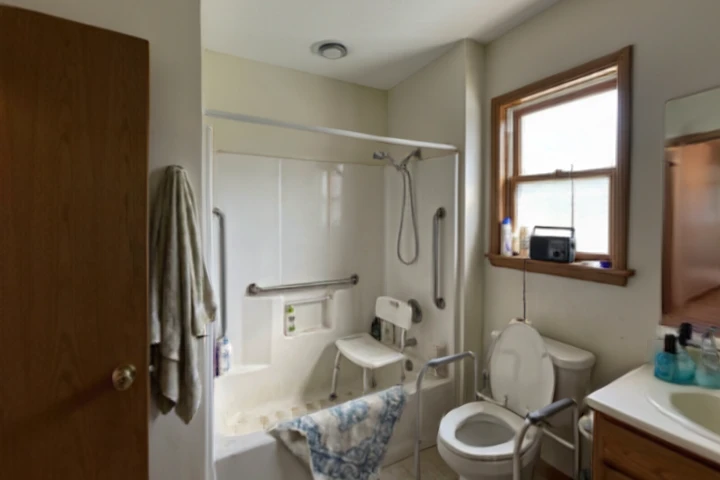
#> input picture data/worlds/bathroom-base0-BATH-07.thumb.jpg, 720 x 480 px, given in place of bathroom-base0-BATH-07.thumb.jpg.jpg, which was not available
$ python -i marble.py   (imports and definitions only)
#> lines starting #> are read from the running program, lines starting #| are printed output that depends on the picture; pictures that were not available may be replaced by others from this repository, and a replacement may not be noted
"""World Labs Marble: turn verified hazard images into walkable 3D showcase worlds.

API (verified 2026-09-26 against https://docs.worldlabs.ai/api/reference/worlds/generate.md):
  POST /marble/v1/worlds:generate   -> {operation_id, ...}
  GET  /marble/v1/operations/{id}   -> {done, error, response: World, metadata}
  GET  /marble/v1/worlds/{id}       -> World {world_id, world_marble_url, assets{thumbnail_url, imagery.pano_url, splats...}}
Auth header: WLT-Api-Key.

Usage:
  python src/marble.py credits
  python src/marble.py generate           # starts all SHOWCASE scenes in parallel, polls, saves data/worlds/
  python src/marble.py poll               # resume polling for pending ops in data/worlds/worlds.json
"""
from __future__ import annotations

import base64
import json
import os
import sys
import time
import urllib.request
from concurrent.futures import ThreadPoolExecutor
from pathlib import Path

import requests
from dotenv import load_dotenv

ROOT = Path(__file__).resolve().parents[1]
# [1 line not run here, left out]
API = "https://api.worldlabs.ai/marble/v1"
OUT = ROOT / "data" / "worlds"
STATE = OUT / "worlds.json"
MODEL = "marble-1.1"

SHOWCASE = [
    {
        "scene_id": "stairs-base0-STAIR-03",
        "title": "Cluttered staircase",
        "hazard": "Objects on stairs: laundry basket, sweater, books and shoes left on the treads",
        "text_prompt": "Interior of a modest lived-in American home: a straight wooden staircase with handrails on both sides, "
        "a laundry basket, a sweater, a stack of books and sneakers left on the stair treads; living room to the left, kitchen to the right.",
    },
    {
        "scene_id": "bathroom-base0-BATH-07",
        "title": "Bathroom with loose bath mat",
        "hazard": "Loose bath mat draped over the tub edge onto a hard tile floor",
        "text_prompt": "Small lived-in bathroom of an older adult: tub-shower with grab bars and a shower chair, toilet safety frame, "
        "a loose crumpled bath mat hanging over the tub edge onto the beige tile floor.",
    },
    {
        "scene_id": "living-base1-LIV-02",
        "title": "Living room with cord across the walkway",
        "hazard": "Extension cord snaking across the main walking path",
        "showcase": False,  # generated, but Marble reduced the cord to a short stub near the TV: hazard not legible
        "text_prompt": "Bright living room of an older adult with hardwood floors, two recliners, a sofa, a TV stand, "
        "and a long black power cord running from the wall outlet across the open walkway in the middle of the floor.",
    },
    {
        "scene_id": "bedroom-base1-BED-04",
        "title": "Bedroom with floor clutter",
        "hazard": "Clothes, bag, shoes and an open box piled on the floor on the path from bed to door",
        "text_prompt": "Carpeted bedroom of an older adult: queen bed, wooden nightstand with lamp, dresser, doorway to a hallway; "
        "clothes, blankets, a leather handbag, sneakers and an open cardboard box scattered on the floor beside the bed, blocking the path to the door.",
    },
    # ---- 2026-09-26 batch 2: DementiaBench + falls rooms we lacked ----
    {
        "scene_id": "dem-bathroom-base0-DEM-B03", "bench": "dementia",
        "title": "Dark bath mat on a light floor",
        "hazard": "Solid black mat on light tile that can read as a hole in the floor",
        "text_prompt": "Bright bathroom with light beige tile floor, white tub with grab bars and a shower chair, toilet with a safety "
        "frame, vanity sink; a solid black bath mat lies on the light floor in front of the tub and toilet.",
    },
    {
        "scene_id": "dem-kitchen-base0-DEM-K04", "bench": "dementia",
        "title": "Medication bottles left out",
        "hazard": "Orange prescription bottles and pill containers out on the kitchen counter",
        "text_prompt": "Older American kitchen with wood cabinets, white refrigerator, black stove and dishwasher, open shelves of bowls; "
        "orange prescription pill bottles and pill containers sit openly on the counter left of the sink.",
    },
    {
        "scene_id": "dem-entry-base0-DEM-E02", "bench": "dementia",
        "title": "Door left open to the outside",
        "hazard": "Glass back door standing open to the patio, an easy exit for wandering",
        "text_prompt": "Living room of an older adult with hardwood floors, two recliners, sofa, TV stand; at the back a glass-paned "
        "door stands wide open onto a sunny patio and garden outside.",
    },
    {
        "scene_id": "kitchen-base1-KIT-04", "bench": "falls",
        "title": "Kitchen runner with a curled corner",
        "hazard": "Unbacked runner mat at the sink with its near corner curled up",
        "text_prompt": "Galley kitchen of an older adult with open wood shelves of dishes, white lower cabinets, stainless fridge, "
        "doorway to a dining room; a thin unbacked runner mat on the wood floor in front of the sink with its corner curled up.",
    },
    {
        "scene_id": "living-base0-LIV-01", "bench": "falls",
        "title": "Living room rug with a lifted edge",
        "hazard": "Area rug in the central walkway with its front corner curled and lifted",
        "text_prompt": "Living room of an older adult with hardwood floors, a blue recliner, beige sofa, TV on a cabinet, china cabinet "
        "and bright window; a patterned area rug in the middle of the walkway with its front corner curled up.",
    },
    {
        "scene_id": "entry-base0-ENT-01", "bench": "falls",
        "title": "Entry steps without a handrail",
        "hazard": "Two concrete front steps with no handrail on either side",
        "text_prompt": "Front entry of a stone-and-siding house: a concrete walkway through shrubs and flower beds leads to two "
        "concrete steps up to a dark wooden front door with sidelights and a wall lantern; no handrail on either side of the steps.",
    },
    {
        "scene_id": "bedroom-base0-BED-01", "bench": "falls",
        "title": "Mattress on the floor",
        "hazard": "Bed is a mattress directly on the floor, far below knee height",
        "text_prompt": "Simple bedroom of an older adult with green carpet, white walls, a wooden nightstand with lamp, rocking chair, "
        "dresser and open door to a hallway; the bed is only a mattress lying directly on the floor.",
    },
]


# [17 lines left out: function _meta, not called in this run]


def _image(scene_id: str) -> Path:
    if scene_id.startswith("dem-"):
        return ROOT / "data" / "benchmarks" / "dementia" / "renders" / f"{scene_id}.jpg"
    return ROOT / "data" / "renders" / f"{scene_id}.jpg"


# [19 lines left out: functions _headers, _check, credits, not called in this run]


def _load() -> dict:
    return json.loads(STATE.read_text()) if STATE.exists() else {}


def _save(state: dict) -> None:
    OUT.mkdir(parents=True, exist_ok=True)
    STATE.write_text(json.dumps(state, indent=2))


# [101 lines left out: functions start, _download, poll_one, poll_all, generate, not called in this run]


# Hand-annotated hazard centers for batch-2 worlds, same convention as walk.py GT_REGIONS:
# (cx, cy, radius_deg, label) in pixels of a 1280x640 downscale of the world's pano (x=640 is the source-photo view).
MARBLE_GT_REGIONS = {
    "dem-bathroom-base0-DEM-B03": [(640, 430, 8, "dark mat in front of the tub"), (600, 565, 25, "dark mat on the light floor")],
    "dem-kitchen-base0-DEM-K04": [(230, 368, 9, "prescription bottles on the counter"), (455, 352, 7, "pill bottles by the canisters")],
    "dem-entry-base0-DEM-E02": [(960, 362, 22, "glass doors standing open to the patio")],
    "kitchen-base1-KIT-04": [(690, 395, 8, "runner mat in the galley"), (1040, 522, 14, "unbacked runner at the sink")],
    "living-base0-LIV-01": [(640, 375, 8, "area rug with a curled corner in the walkway")],
    "entry-base0-ENT-01": [(638, 340, 6, "front steps with no handrail")],
    "bedroom-base0-BED-01": [(705, 392, 12, "mattress directly on the floor")],
}


# [7 lines left out: function _gt_regions, not called in this run]


def fit_src_hfov(scene_id: str) -> float:
    """Marble places the source photo at pano yaw 0 but with its own FOV estimate. Fit it: render the pano
    (gnomonic, yaw 0) at candidate hfovs and pick the best normalized cross-correlation with the source photo."""
    import math

    import numpy as np
    from PIL import Image

    src = Image.open(_image(scene_id)).convert("L")
    w = 192
    h = round(w * src.height / src.width)
#> h = 128
    a = np.asarray(src.resize((w, h)), np.float32)
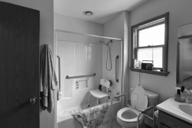
#> a: shape (128, 192) float32; min 5, max 255, mean 113.3
    a = (a - a.mean()) / (a.std() + 1e-6)
    pano = np.asarray(Image.open(OUT / f"{scene_id}.pano.png").convert("L").resize((2048, 1024)), np.float32)
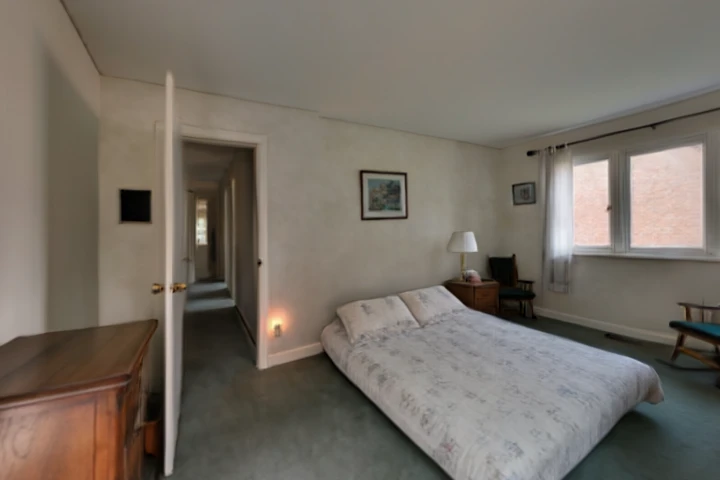
#> input picture data/worlds/bedroom-base0-BED-01.thumb.jpg, 720 x 480 px, given in place of bathroom-base0-BATH-07.thumb.jpg.pano.png, which was not available
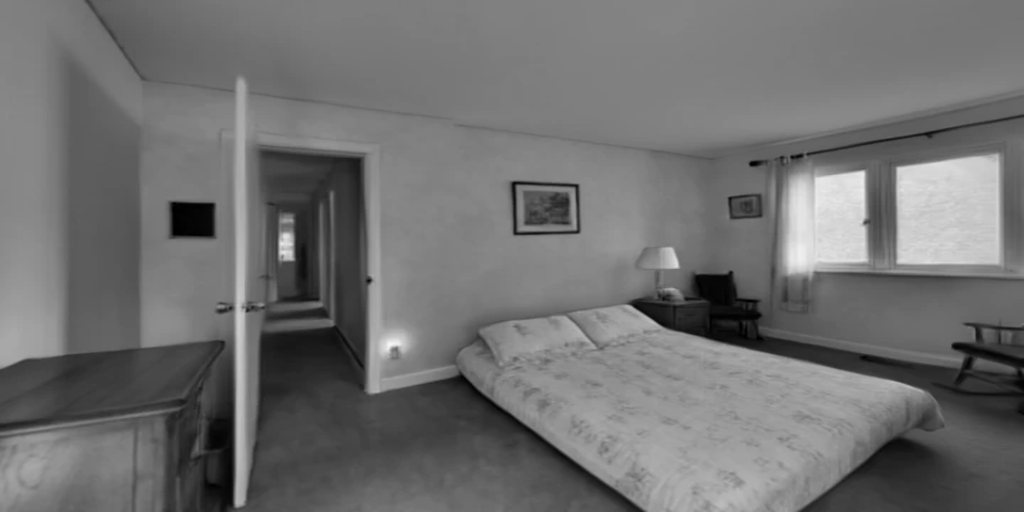
#> pano: shape (1024, 2048) float32 (shown at 1/2 size); min 0, max 245, mean 111.9
    ph, pw = pano.shape
#> ph = 1024; pw = 2048
    best = (-9.0, 75.0)
    for hf in range(50, 131, 3):
        f = (w / 2) / math.tan(math.radians(hf) / 2)
        X, Y = np.meshgrid(np.arange(w) - w / 2 + 0.5, h / 2 - np.arange(h) - 0.5)
        lon = np.arctan2(X, f)
        lat = np.arctan2(Y, np.hypot(X, f))
        u = ((lon / (2 * np.pi) + 0.5) * pw).astype(int) % pw
        v = np.clip(((0.5 - lat / np.pi) * ph).astype(int), 0, ph - 1)
        b = pano[v, u]
        b = (b - b.mean()) / (b.std() + 1e-6)
        score = float((a * b).mean())
        if score > best[0]:
            best = (score, float(hf))
#> this loop made 27 passes
#> (score, best) on passes 1, 4, 20, 21, 22, 23, 24, 25, 26, 27: (-0.0445, (-0.0445, 50)), (-0.0382, (-0.0382, 59)), (-0.03, (-0.03, 107)), (0.0626, (0.0626, 110)), (0.136, (0.136, 113)), (0.196, (0.196, 116)), (0.259, (0.259, 119)), (0.328, (0.328, 122)), (0.391, (0.391, 125)), (0.435, (0.435, 128))
#> score on passes 2, 3, 5, 6, 7, 8: -0.0446, -0.0502, -0.0545, -0.0964, -0.109, -0.113
#> pass 1, in fit_src_hfov, `b = (b - b.mean()) / (b.std() + 1e-6)`:
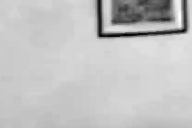
#> b: shape (128, 192) float32; min -5.39, max 1.66, mean 1.29e-07; drawn with min black and max white
#> after the loop:
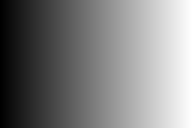
#> X: shape (128, 192) float64; min -95.5, max 95.5, mean 0; drawn with min black and max white
#> after the loop:
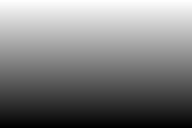
#> Y: shape (128, 192) float64; min -63.5, max 63.5, mean 0; drawn with min black and max white
#> after the loop:
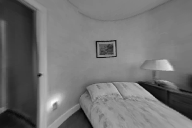
#> b: shape (128, 192) float32; min -2.83, max 3.46, mean -6.95e-08; drawn with min black and max white
    return best[1]


# [57 lines left out: functions hazard_dirs, backfill, _data_uri, not called in this run]


SITE_TEMPLATE = r"""<!doctype html>
<!-- HealthDojo: 3D worlds page. Generated by `python src/marble.py site` (edit the template there, not this file).
     Each card opens world.html?id=<scene_id> (first-person walkable SparkJS viewer). When iframed (index.html #worlds),
     the nav + page header hide themselves. -->
<html lang="en"><head><meta charset="utf-8">
<meta name="viewport" content="width=device-width,initial-scale=1">
<title>HealthDojo · 3D worlds</title>
<link rel="preconnect" href="https://fonts.googleapis.com"><link rel="preconnect" href="https://fonts.gstatic.com" crossorigin>
<link href="https://fonts.googleapis.com/css2?family=Inter:wght@400;500;600&family=IBM+Plex+Mono:wght@400;500&display=swap" rel="stylesheet">
<script>if(window.self!==window.top)document.documentElement.classList.add("embed")</script>
<style>
:root{--sans:"Inter",-apple-system,BlinkMacSystemFont,"Segoe UI",sans-serif;--mono:"IBM Plex Mono",ui-monospace,Menlo,monospace;
--green-active:#46a82c;--green-ink:#2e7a18;--lime:#d5fd51;--lime-active:#c7ef3d;--lime-soft:#f3fedc;--gold:#f6c86a;--gold-soft:#fbeed3;--gold-ink:#8a6420;
--cream:#f7f2e5;--cream-strong:#efe6cf;--cream-ink:#6b6350;--canvas:#fcfcfa;--card:#fff;--border:#e6e6e1;--border-soft:#f0f0ec;
--ink:#1f2123;--text-body:#3a3d3f;--text-muted:#646668;--text-faint:#8f9193;--ease:cubic-bezier(0.16,1,0.3,1)}
*{box-sizing:border-box}
body{margin:0;background:var(--canvas);color:var(--text-body);font:15px/1.5 var(--sans);-webkit-font-smoothing:antialiased}
a{color:inherit}
.wrap{max-width:1200px;margin:0 auto;padding:0 40px}
/* ---- shared floating pill nav (mirrors home.html) ---- */
.hdnav{position:fixed;left:0;right:0;top:12px;z-index:60;display:flex;justify-content:center;pointer-events:none;font-family:"Inter",-apple-system,BlinkMacSystemFont,"Segoe UI",sans-serif}
.hdnav .pill{pointer-events:auto;width:min(1100px,calc(100vw - 32px));height:52px;display:flex;align-items:center;gap:18px;padding:0 8px 0 18px;border-radius:999px;background:rgba(252,252,250,.72);-webkit-backdrop-filter:blur(16px) saturate(1.2);backdrop-filter:blur(16px) saturate(1.2);border:1px solid rgba(31,33,35,.08);box-shadow:0 1px 2px rgba(31,33,35,.06),0 6px 20px -10px rgba(31,33,35,.18)}
.hdnav .hd-logo{display:inline-flex;align-items:center;gap:8px;font:600 18px/1 "Inter",sans-serif;letter-spacing:-.02em;text-decoration:none;color:#1f2123}
.hdnav .hd-logo i{font-style:normal;color:#2e7a18}
.hdnav .hd-logo .hd-mark{display:block;flex:none;padding:0;margin:0;width:12px;height:12px;border-radius:3px;background:#d5fd51;border:1px solid #46a82c}
.hdnav .hd-links{display:flex;align-items:center;margin-left:auto;gap:2px;font-size:14px;font-weight:500}
.hdnav .hd-links a{color:#646668;text-decoration:none;padding:6px 12px;border-radius:999px;border:0;transition:background .2s,color .2s}
.hdnav .hd-links a:hover,.hdnav .hd-links a.on{color:#1f2123;background:#f3fedc}
.hdnav .hd-cta{font:600 14px "Inter",sans-serif;text-decoration:none;background:#d5fd51;color:#2e7a18;border:1px solid #46a82c;padding:8px 16px;border-radius:999px;white-space:nowrap}
.hdnav .hd-cta:hover{background:#c7ef3d}
.hdnav-space{height:84px}
@media(max-width:900px){.hdnav .hd-links a:not(.on){display:none}}
.phead{padding:40px 0 8px}
.eyebrow{font:500 11px var(--mono);letter-spacing:.1em;text-transform:uppercase;color:var(--green-ink)}
.phead h1{font:600 52px/1.05 var(--sans);letter-spacing:-.03em;color:var(--ink);margin:10px 0 0}
.phead .sub{font-size:18px;color:var(--text-muted);margin:12px 0 0;max-width:60ch}
.phead .meta{margin-top:18px;display:flex;gap:8px;flex-wrap:wrap}
.phead .meta a{font:500 12px var(--mono);text-decoration:none;color:var(--text-muted);border:1px solid var(--border);background:var(--card);padding:5px 12px;border-radius:999px}
.phead .meta a:hover{color:var(--ink);border-color:var(--text-faint)}
.grp{margin:44px 0 0}
.gh{display:flex;align-items:baseline;gap:14px;flex-wrap:wrap;border-bottom:1px solid var(--border);padding-bottom:12px;margin-bottom:22px}
.gh h2{font:600 26px var(--sans);letter-spacing:-.02em;color:var(--ink);margin:0}
.gh .src{font-size:14px;color:var(--text-muted)}
.gh .n{margin-left:auto;font:500 12px var(--mono);color:var(--text-faint)}
.grid{display:grid;grid-template-columns:repeat(3,1fr);gap:24px}
.card{background:var(--card);border:1px solid var(--border);border-radius:14px;overflow:hidden;display:flex;flex-direction:column;transition:border-color .16s,transform .2s var(--ease),box-shadow .2s}
.card:hover{border-color:var(--green-active);transform:translateY(-2px);box-shadow:0 18px 40px -24px rgba(31,33,35,.35)}
.thumb{position:relative;display:block;aspect-ratio:16/10;overflow:hidden;background:var(--border-soft)}
.thumb img{width:100%;height:100%;object-fit:cover;display:block;transition:transform .5s var(--ease)}
.thumb .ov{position:absolute;inset:0;display:flex;align-items:center;justify-content:center;background:rgba(31,33,35,.32);opacity:0;transition:opacity .2s}
.thumb .ov span{font:600 14px var(--sans);background:var(--lime);color:var(--green-ink);border:1px solid var(--green-active);padding:9px 18px;border-radius:999px}
.thumb:hover .ov{opacity:1}.thumb:hover img{transform:scale(1.03)}
.body{padding:16px 18px 18px;display:flex;flex-direction:column;gap:10px;flex:1}
.body h3{margin:0;font:600 17px/1.3 var(--sans);letter-spacing:-.01em;color:var(--ink)}
.hz{align-self:flex-start;display:inline-flex;gap:8px;align-items:center;max-width:100%;font-size:12.5px;background:var(--gold-soft);color:var(--gold-ink);border:1px solid var(--gold);border-radius:999px;padding:3px 10px 3px 4px}
.hz .hid{font:500 11px var(--mono);background:#fff;border:1px solid var(--gold);border-radius:999px;padding:0 7px;white-space:nowrap}
.hz .hn{overflow:hidden;text-overflow:ellipsis;white-space:nowrap}
.actions{display:flex;gap:8px;margin-top:auto;padding-top:6px;flex-wrap:wrap}
.btn{font:500 13px var(--sans);padding:8px 14px;border-radius:999px;border:1px solid var(--border);background:var(--card);color:var(--ink);text-decoration:none;white-space:nowrap}
.btn:hover{border-color:var(--text-faint)}
.btn.pri{background:var(--lime);color:var(--green-ink);border-color:var(--green-active);font-weight:600}
.btn.pri:hover{background:var(--lime-active)}
footer{margin-top:72px;padding:24px 0 48px;border-top:1px solid var(--border);font-size:13px;color:var(--text-muted)}
@media(max-width:1000px){.grid{grid-template-columns:repeat(2,1fr)}}
@media(max-width:640px){.grid{grid-template-columns:1fr}.wrap{padding:0 20px}.phead h1{font-size:38px}}
html.embed .hdnav,html.embed .hdnav-space,html.embed .phead,html.embed footer{display:none}
html.embed .grp:first-of-type{margin-top:20px}
</style></head><body>
<div class="hdnav" role="navigation"><div class="pill">
  <a class="hd-logo" href="home.html"><span class="hd-mark"></span><span>Health<i>Dojo</i></span></a>
  <div class="hd-links"><a href="guidelines.html">Simulators</a><a href="index.html">Leaderboard</a><a href="worlds_3d.html" class="on">3D worlds</a><a href="walk-videos.html">Walkthroughs</a><a href="https://github.com/pistachiopranay/healthdojo">GitHub</a></div>
  <a href="guidelines.html" class="hd-cta">Explore the simulators →</a>
</div></div><div class="hdnav-space"></div>
<main class="wrap">
<header class="phead">
  <div class="eyebrow">World Labs Marble · walkable in the browser</div>
  <h1>3D worlds</h1>
  <p class="sub">Every labelled home, walkable in your browser.</p>
  <div class="meta">__JUMPS__</div>
</header>
__GROUPS__
<footer>Each labelled hazard photo grown into a navigable room with World Labs Marble. Open a world, walk in, and toggle <b>Show hazard</b> to see where it was seeded.</footer>
</main>
</body></html>
"""

GROUP = """<section class="grp" id="w3d-{bench}"><div class="gh"><h2>{name}</h2><span class="src">{guideline}</span><span class="n">{n} worlds</span></div>
<div class="grid">{cards}</div></section>"""

CARD = """
<article class="card" data-world="{sid}">
  <a class="thumb" href="world.html?id={sid}"><img src="{thumb}" alt="3D world: {title}" loading="lazy"><span class="ov"><span>Walk in 3D</span></span></a>
  <div class="body">
    <h3>{title}</h3>
    <span class="hz"><span class="hid">{hid}</span><span class="hn">{hname}</span></span>
    <div class="actions">
      <a class="btn pri" href="world.html?id={sid}">Walk in 3D &rarr;</a>
      <a class="btn" href="walk-videos.html">Watch a model walk it</a>
    </div>
  </div>
</article>"""

BENCHES = [("falls", "Post-op falls", "CDC STEADI"),
           ("dementia", "Dementia home safety", "Alzheimer's Association / NIA")]


# [44 lines left out: functions build_world_manifest, build_site, not called in this run]


# [13 lines not run here, left out]

>>> result = fit_src_hfov('../data/worlds/bathroom-base0-BATH-07.thumb.jpg')
#> result = 128
